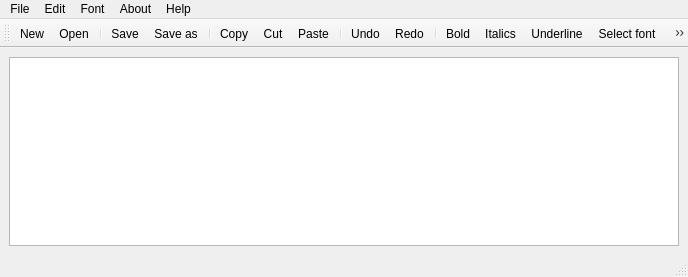
<?xml version="1.0" encoding="UTF-8"?>
<ui version="4.0">
 <class>MainWindow</class>
 <widget class="QMainWindow" name="MainWindow">
  <property name="geometry">
   <rect>
    <x>0</x>
    <y>0</y>
    <width>688</width>
    <height>277</height>
   </rect>
  </property>
  <property name="windowTitle">
   <string>MainWindow</string>
  </property>
  <widget class="QWidget" name="centralwidget">
   <layout class="QVBoxLayout" name="verticalLayout">
    <item>
     <widget class="QTextEdit" name="textEdit"/>
    </item>
   </layout>
  </widget>
  <widget class="QMenuBar" name="menubar">
   <property name="geometry">
    <rect>
     <x>0</x>
     <y>0</y>
     <width>688</width>
     <height>21</height>
    </rect>
   </property>
   <widget class="QMenu" name="menuFile">
    <property name="title">
     <string>File</string>
    </property>
    <addaction name="actionNew"/>
    <addaction name="actionOPen"/>
    <addaction name="separator"/>
    <addaction name="actionSave"/>
    <addaction name="actionSave_as"/>
    <addaction name="separator"/>
    <addaction name="actionExit"/>
   </widget>
   <widget class="QMenu" name="menuEdit">
    <property name="title">
     <string>Edit</string>
    </property>
    <addaction name="actionCopy"/>
    <addaction name="actionCut"/>
    <addaction name="actionPaste"/>
    <addaction name="separator"/>
    <addaction name="actionUndo_2"/>
    <addaction name="actionRedo_2"/>
    <addaction name="separator"/>
    <addaction name="actionPrint"/>
   </widget>
   <widget class="QMenu" name="menuFont">
    <property name="title">
     <string>Font</string>
    </property>
    <addaction name="actionBold"/>
    <addaction name="actionItalics"/>
    <addaction name="actionUnderline"/>
    <addaction name="separator"/>
    <addaction name="actionSelect_font"/>
    <addaction name="actionFont_Color"/>
    <addaction name="actionBackground_Color"/>
   </widget>
   <widget class="QMenu" name="menuAbout">
    <property name="title">
     <string>About</string>
    </property>
    <addaction name="actionAbout_Notepad"/>
   </widget>
   <widget class="QMenu" name="menuHelp">
    <property name="title">
     <string>Help</string>
    </property>
   </widget>
   <addaction name="menuFile"/>
   <addaction name="menuEdit"/>
   <addaction name="menuFont"/>
   <addaction name="menuAbout"/>
   <addaction name="menuHelp"/>
  </widget>
  <widget class="QStatusBar" name="statusbar"/>
  <widget class="QToolBar" name="toolBar">
   <property name="windowTitle">
    <string>toolBar</string>
   </property>
   <attribute name="toolBarArea">
    <enum>TopToolBarArea</enum>
   </attribute>
   <attribute name="toolBarBreak">
    <bool>false</bool>
   </attribute>
   <addaction name="actionNew"/>
   <addaction name="actionOPen"/>
   <addaction name="separator"/>
   <addaction name="actionSave"/>
   <addaction name="actionSave_as"/>
   <addaction name="separator"/>
   <addaction name="actionCopy"/>
   <addaction name="actionCut"/>
   <addaction name="actionPaste"/>
   <addaction name="separator"/>
   <addaction name="actionUndo_2"/>
   <addaction name="actionRedo_2"/>
   <addaction name="separator"/>
   <addaction name="actionBold"/>
   <addaction name="actionItalics"/>
   <addaction name="actionUnderline"/>
   <addaction name="actionSelect_font"/>
   <addaction name="actionFont_Color"/>
   <addaction name="actionBackground_Color"/>
   <addaction name="separator"/>
   <addaction name="actionPrint"/>
   <addaction name="actionAbout_Notepad"/>
   <addaction name="actionExit"/>
  </widget>
  <action name="actionNew">
   <property name="icon">
    <iconset resource="resourses.qrc">
     <normaloff>:/.qrc/icons/new.png</normaloff>:/.qrc/icons/new.png</iconset>
   </property>
   <property name="text">
    <string>New</string>
   </property>
  </action>
  <action name="actionOPen">
   <property name="icon">
    <iconset resource="resourses.qrc">
     <normaloff>:/.qrc/icons/open.jfif</normaloff>:/.qrc/icons/open.jfif</iconset>
   </property>
   <property name="text">
    <string>Open</string>
   </property>
  </action>
  <action name="actionSave">
   <property name="icon">
    <iconset resource="resourses.qrc">
     <normaloff>:/.qrc/icons/save.png</normaloff>:/.qrc/icons/save.png</iconset>
   </property>
   <property name="text">
    <string>Save</string>
   </property>
  </action>
  <action name="actionSave_as">
   <property name="icon">
    <iconset resource="resourses.qrc">
     <normaloff>:/.qrc/icons/save as.png</normaloff>:/.qrc/icons/save as.png</iconset>
   </property>
   <property name="text">
    <string>Save as</string>
   </property>
  </action>
  <action name="actionExit">
   <property name="icon">
    <iconset resource="resourses.qrc">
     <normaloff>:/.qrc/icons/exit.jfif</normaloff>:/.qrc/icons/exit.jfif</iconset>
   </property>
   <property name="text">
    <string>Exit</string>
   </property>
  </action>
  <action name="actionCopy">
   <property name="icon">
    <iconset resource="resourses.qrc">
     <normaloff>:/.qrc/icons/copy.jfif</normaloff>:/.qrc/icons/copy.jfif</iconset>
   </property>
   <property name="text">
    <string>Copy</string>
   </property>
  </action>
  <action name="actionCut">
   <property name="icon">
    <iconset resource="resourses.qrc">
     <normaloff>:/.qrc/icons/cut.png</normaloff>:/.qrc/icons/cut.png</iconset>
   </property>
   <property name="text">
    <string>Cut</string>
   </property>
  </action>
  <action name="actionPaste">
   <property name="icon">
    <iconset resource="resourses.qrc">
     <normaloff>:/.qrc/icons/paste.jfif</normaloff>:/.qrc/icons/paste.jfif</iconset>
   </property>
   <property name="text">
    <string>Paste</string>
   </property>
  </action>
  <action name="actionBold">
   <property name="icon">
    <iconset resource="resourses.qrc">
     <normaloff>:/.qrc/icons/bold.png</normaloff>:/.qrc/icons/bold.png</iconset>
   </property>
   <property name="text">
    <string>Bold</string>
   </property>
  </action>
  <action name="actionItalics">
   <property name="icon">
    <iconset resource="resourses.qrc">
     <normaloff>:/.qrc/icons/italics.png</normaloff>:/.qrc/icons/italics.png</iconset>
   </property>
   <property name="text">
    <string>Italics</string>
   </property>
  </action>
  <action name="actionUnderline">
   <property name="icon">
    <iconset resource="resourses.qrc">
     <normaloff>:/.qrc/icons/underline.png</normaloff>:/.qrc/icons/underline.png</iconset>
   </property>
   <property name="text">
    <string>Underline</string>
   </property>
  </action>
  <action name="actionSelect_font">
   <property name="icon">
    <iconset resource="resourses.qrc">
     <normaloff>:/.qrc/icons/font.jfif</normaloff>:/.qrc/icons/font.jfif</iconset>
   </property>
   <property name="text">
    <string>Select font</string>
   </property>
  </action>
  <action name="actionFont_Color">
   <property name="icon">
    <iconset resource="resourses.qrc">
     <normaloff>:/.qrc/icons/fontcolour.png</normaloff>:/.qrc/icons/fontcolour.png</iconset>
   </property>
   <property name="text">
    <string>Font Color</string>
   </property>
  </action>
  <action name="actionBackground_Color">
   <property name="icon">
    <iconset resource="resourses.qrc">
     <normaloff>:/.qrc/icons/background.png</normaloff>:/.qrc/icons/background.png</iconset>
   </property>
   <property name="text">
    <string>Background Color</string>
   </property>
  </action>
  <action name="actionRedo_2">
   <property name="icon">
    <iconset resource="resourses.qrc">
     <normaloff>:/.qrc/icons/redo.png</normaloff>:/.qrc/icons/redo.png</iconset>
   </property>
   <property name="text">
    <string>Redo</string>
   </property>
  </action>
  <action name="actionUndo_2">
   <property name="icon">
    <iconset resource="resourses.qrc">
     <normaloff>:/.qrc/icons/undo.jfif</normaloff>:/.qrc/icons/undo.jfif</iconset>
   </property>
   <property name="text">
    <string>Undo</string>
   </property>
  </action>
  <action name="actionPrint">
   <property name="icon">
    <iconset resource="resourses.qrc">
     <normaloff>:/.qrc/icons/print.jfif</normaloff>:/.qrc/icons/print.jfif</iconset>
   </property>
   <property name="text">
    <string>Print</string>
   </property>
  </action>
  <action name="actionAbout_Notepad">
   <property name="icon">
    <iconset resource="resourses.qrc">
     <normaloff>:/.qrc/icons/about.png</normaloff>:/.qrc/icons/about.png</iconset>
   </property>
   <property name="text">
    <string>About Notepad</string>
   </property>
  </action>
 </widget>
 <resources>
  <include location="resourses.qrc"/>
 </resources>
 <connections/>
</ui>
